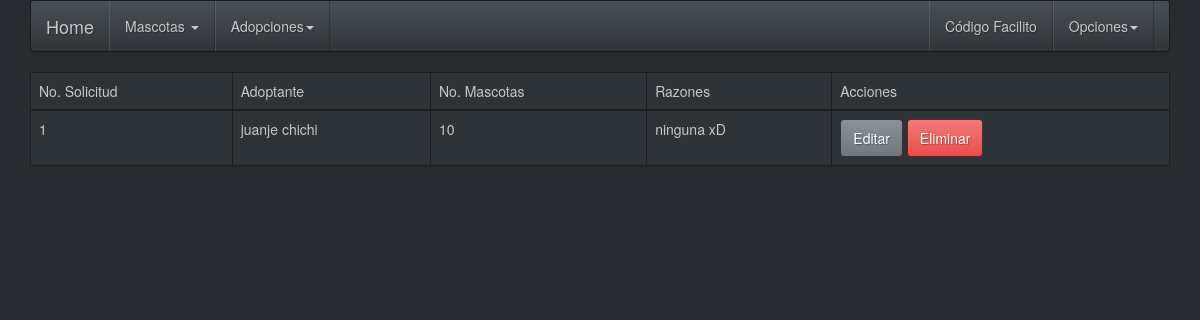
The app's page /adopcion/solicitud/listar with its own data.
### adopcion/models.py (models this page shows, shortened)
class Solicitud(models.Model):
	persona = models.ForeignKey(Persona, null=True, blank=True)
	numero_mascotas = models.IntegerField()
	razones = models.TextField()

class Persona(models.Model):
	nombre = models.CharField(max_length=50)
	apellidos = models.CharField(max_length=70)
	edad = models.IntegerField()
	telefono = models.CharField(max_length=12)
	email = models.EmailField()
	domicilio = models.TextField()

### adopcion/views.py (the view)
class SolicitudList(ListView):
	model = Solicitud
	template = 'adopcion/solicitud_list.html'

### templates/adopcion/solicitud_list.html
{% extends 'base/base.html' %}
{% block content %}
<table class="table table-bordered">
	<thead>
		<tr>
			<td>No. Solicitud</td>
			<td>Adoptante</td>
			<td>No. Mascotas</td>
			<td>Razones</td>
			<td>Acciones</td>
		</tr>
	</thead>
	<tbody>
		{% if object_list %}
		{% for solicitud in object_list %}
		<tr>
			<td>{{ solicitud.id }}</td>
			<td>{{ solicitud.persona.nombre }} {{solicitud.persona.apellidos}}</td>
			<td>{{ solicitud.numero_mascotas }}</td>
			<td>{{ solicitud.razones }}</td>
			<td>
				<a class="btn btn-primary" href="#">Editar</a>
				<a class="btn btn-danger" href="#">Eliminar</a>
			</td>
		</tr>
		{% endfor %}
		{% else %}
		<h1>No hay registros de solicitudes</h1>
		{% endif %}
	</tbody>
</table>
{% endblock%}

### records on screen
Solicitud: id "1", persona.nombre "juanje", persona.apellidos "chichi", numero_mascotas "10", razones "ninguna xD"
